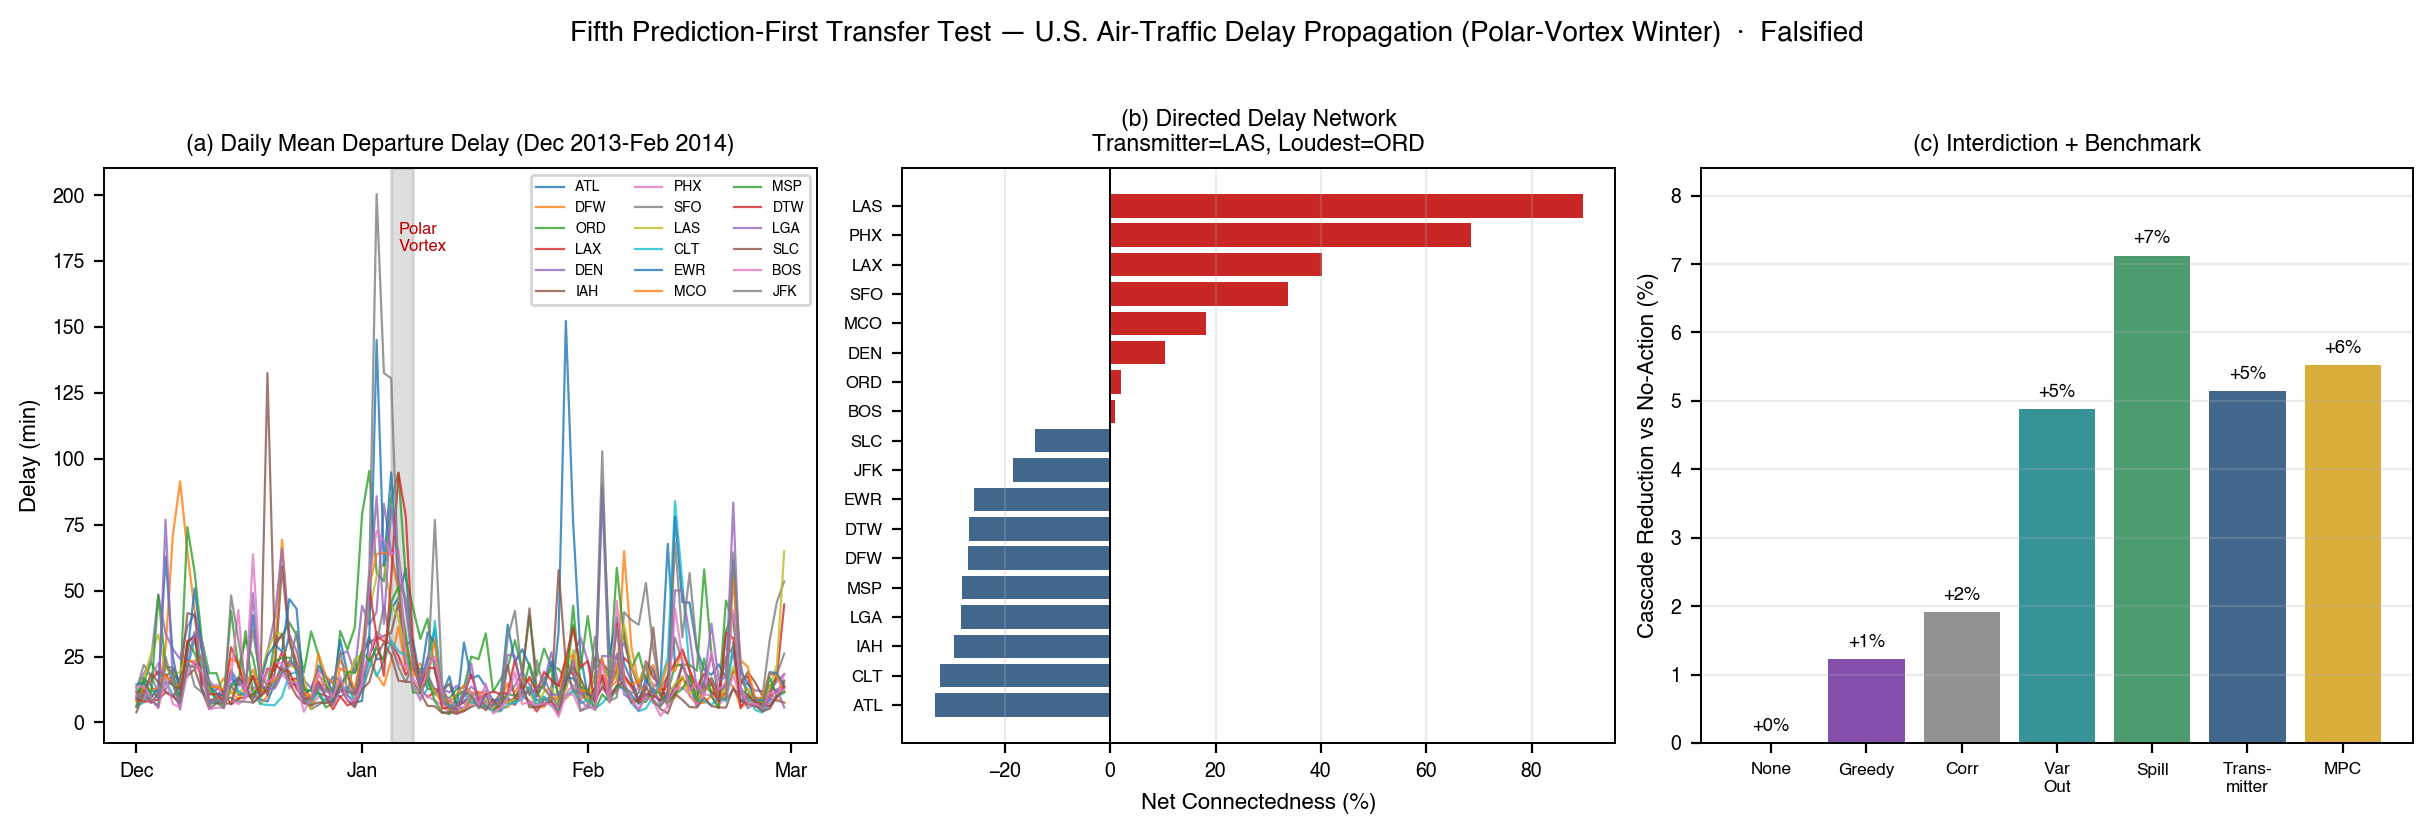

Reproduce this figure in Python.
"""
FIFTH pre-registered transfer test (flights_PREREGISTRATION.md) — U.S. air-traffic delay propagation, the
polar-vortex winter (1 Dec 2013 - 28 Feb 2014). A NEW domain CLASS: engineered-infrastructure / logistics,
a human-built transport network whose directed coupling comes from aircraft rotations and crew banking rather
than physics, biology or markets. Departure delays seed at a weather-hit hub and propagate downstream.

Same pipeline as smoke23 (COVID/flu/Asian-FX/wildfire-smoke). Verdict scored against the pre-registered
criteria. Honest either way.

Run: /tmp/lsa_venv/bin/python3 flights_transfer.py
"""
import sys, json, io, zipfile, urllib.request
import numpy as np, pandas as pd
from pathlib import Path
sys.path.insert(0, str(Path(__file__).parent.parent / "pilot_cross_tier"))
import lsa_capstone as L
import matplotlib; matplotlib.use("Agg")
import matplotlib.pyplot as plt
import matplotlib.dates as mdates
matplotlib.rcParams.update({"font.family": "sans-serif", "font.sans-serif": ["Helvetica", "Arial", "DejaVu Sans"],
    "font.size": 8, "axes.titlesize": 8.5, "axes.labelsize": 8, "xtick.labelsize": 7, "ytick.labelsize": 7,
    "legend.fontsize": 6.5, "axes.linewidth": 0.7, "savefig.dpi": 300})
CRIT, STEEL, GREEN, PURPLE, GREY, GOLD, TEAL = "#c00000", "#1f4e78", "#2e8b57", "#7030a0", "#7f7f7f", "#d4a017", "#138086"
BASE = Path(__file__).parent
CACHE = Path("/tmp/lsa_flights"); CACHE.mkdir(parents=True, exist_ok=True)

# pre-registered structural sets (committed before computing the network)
WEATHER = {"ORD", "EWR", "LGA", "JFK", "BOS", "DTW", "MSP", "DEN", "PHL"}
SUNBELT = {"ATL", "DFW", "IAH", "PHX", "LAS", "LAX", "MCO", "CLT"}

# ----------------------------------------------------------------------------- fetch + cache 3 BTS months
URL = "https://transtats.bts.gov/PREZIP/On_Time_Reporting_Carrier_On_Time_Performance_1987_present_{y}_{m}.zip"
MONTHS = [(2013, 12), (2014, 1), (2014, 2)]
frames = []
for y, m in MONTHS:
    f = CACHE / f"{y}_{m}.zip"
    if not f.exists():
        print(f"fetching BTS {y}-{m:02d} ...")
        data = urllib.request.urlopen(URL.format(y=y, m=m), timeout=180).read()
        f.write_bytes(data)
    else:
        print(f"using cached BTS {y}-{m:02d}")
    z = zipfile.ZipFile(f)
    csv_name = [n for n in z.namelist() if n.lower().endswith(".csv")][0]
    df = pd.read_csv(z.open(csv_name), usecols=["FlightDate", "Origin", "DepDelayMinutes", "Cancelled"], low_memory=False)
    frames.append(df)
raw = pd.concat(frames, ignore_index=True)
raw["FlightDate"] = pd.to_datetime(raw["FlightDate"])
raw = raw[(raw["FlightDate"] >= "2013-12-01") & (raw["FlightDate"] <= "2014-02-28")]
print(f"loaded {len(raw):,} flight rows over {raw['FlightDate'].nunique()} days")

# ----------------------------------------------------------------------------- top-18 airports by departure VOLUME
vol = raw.groupby("Origin").size().sort_values(ascending=False)
top = list(vol.index[:18])                                       # objective, outcome-independent rule
print("top-18 by departure volume:", top)
sub = raw[raw["Origin"].isin(top)]

# stress = daily mean DepDelayMinutes per origin (already floored at 0). cancellations excluded from primary signal.
daily = sub.groupby(["FlightDate", "Origin"])["DepDelayMinutes"].mean().reset_index()
M = daily.pivot(index="FlightDate", columns="Origin", values="DepDelayMinutes").sort_index()
M = M[top]                                                       # keep volume order
M = M.apply(lambda col: col.fillna(col.mean()), axis=0)         # fill missing days with column mean
names = list(M.columns); N = len(names); dates = M.index
S = M.copy()                                                    # panel M (days x airports), stress in minutes
S.to_csv(CACHE / "flights_panel.csv")                          # save for independent verification
print(f"flights: {N} airports, {len(S)} days (Dec 2013-Feb 2014); mean daily delay by airport:")
print("  " + "  ".join(f"{names[i]}:{S.iloc[:,i].mean():.0f}" for i in range(N)))

# ----------------------------------------------------------------------------- diagnose (DY connectedness)
Phi0, c0, Sig0 = L.fit_var_nonneg(S.values, ridge=5e-2)
TO, FROM, NET, tot = L.connectedness(L.gfevd(Phi0, Sig0))
transmitter = names[int(np.argmax(NET))]; loudest = names[int(np.argmax(S.mean().values))]
print(f"DY total connectedness {tot:.0f}% | net-transmitter = {transmitter} | loudest (mean delay) = {loudest}")
top_tx = [names[i] for i in np.argsort(-NET)[:3]]; top_rx = [names[i] for i in np.argsort(NET)[:3]]
print(f"top transmitters: {top_tx} | receivers: {top_rx}")

# ----------------------------------------------------------------------------- simulator + methods (as smoke23)
def project(a, x, B): a = np.clip(a, 0, x); s = a.sum(); return a * (B / s) if s > B else a
def stepf(Phi, c, x, a, rng): return np.clip(Phi @ np.clip(x - a, 0, None) + c + 0.05 * rng.standard_normal(len(x)), 0, None)
def alloc(score, x, B): w = np.clip(score, 0, None); return project(B * w / w.sum(), x, B) if w.sum() > 0 else np.zeros_like(x)
def greedy(x, B):
    a = np.zeros_like(x); rem = B
    for i in np.argsort(-x):
        g = min(x[i], rem); a[i] = g; rem -= g
        if rem <= 1e-9: break
    return a
def ctl_mpc(x, Phi, c, B, H, rng):
    n = len(x); mu = np.full((H, n), B / n); sd = np.full((H, n), B / 2)
    for _ in range(4):
        C = np.clip(rng.normal(mu, sd, (48, H, n)), 0, None); cost = np.zeros(48); sim = np.tile(x, (48, 1))
        for h in range(H):
            A = np.stack([project(C[j, h], sim[j], B) for j in range(48)])
            sim = np.clip((sim - A) @ Phi.T + c, 0, None); cost += sim.sum(1)
        el = C[np.argsort(cost)[:8]]; mu, sd = el.mean(0), el.std(0) + 1e-3
    return project(mu[0], x, B)
def s_corr(Phi, Sig):
    Sx = Sig.copy()
    for _ in range(300): Sx = Phi @ Sx @ Phi.T + Sig
    d = np.sqrt(np.clip(np.diag(Sx), 1e-9, None)); Cc = np.abs(Sx / np.outer(d, d)); np.fill_diagonal(Cc, 0); return Cc.sum(1)
def s_varout(Phi): A = np.abs(Phi).copy(); np.fill_diagonal(A, 0); return A.sum(0)
def s_spill(Phi, H=15):
    Mm = np.zeros_like(Phi); Pp = np.eye(len(Phi))
    for h in range(H + 1): Mm += np.abs(Pp); Pp = Pp @ Phi
    np.fill_diagonal(Mm, 0); return Mm.sum(0)
def rescale(Phi, rho=1.06):
    ev = max(abs(np.linalg.eigvals(Phi))); return Phi * (rho / ev) if ev > 1e-6 else Phi
def interdict(Phi, c, scores, B=2.0, T=16, H=4, seeds=16):
    S0 = np.maximum(S.values.mean(0), 0.5); out = {}
    for name in ["none", "greedy", "mpc"] + list(scores.keys()):
        tt = []
        for s in range(seeds):
            rng = np.random.default_rng(20 + s); x = S0.copy(); acc = 0.0
            for t in range(T):
                if name == "none": a = np.zeros_like(x)
                elif name == "greedy": a = greedy(x, B)
                elif name == "mpc": a = ctl_mpc(x, Phi, c, B, H, rng)
                else: a = alloc(scores[name], x, B)
                x = stepf(Phi, c, x, a, rng); acc += x.sum()
            tt.append(acc)
        out[name] = float(np.mean(tt))
    b = out["none"]; return {k: 100 * (1 - v / b) for k, v in out.items()}

scores = {"corr": s_corr(Phi0, Sig0), "var-out": s_varout(Phi0), "spillover": s_spill(Phi0), "transmitter": np.clip(NET, 0, None)}
red = interdict(rescale(Phi0), c0, scores)
print("\nInterdiction (cascade reduction vs no-action):")
for k in ["none", "greedy", "corr", "var-out", "spillover", "transmitter", "mpc"]: print(f"  {k:12s} {red[k]:+.0f}%")
alphas = [1.0, 0.75, 0.5, 0.25, 0.0]; adv = []
for a in alphas:
    Pa = a * Phi0 + (1 - a) * 0.5 * (Phi0 + Phi0.T); _, _, NETa, _ = L.connectedness(L.gfevd(Pa, Sig0))
    ra = interdict(rescale(Pa), c0, {"transmitter": np.clip(NETa, 0, None)}, seeds=10)
    adv.append(ra["transmitter"] - ra["greedy"])
print("Symmetrization null (transmitter - greedy advantage):", [round(v, 1) for v in adv])

# ----------------------------------------------------------------------------- verdict vs pre-registration
trans_vs_loud = transmitter != loudest
margin = red["transmitter"] / max(red["greedy"], 1e-6)
directed = adv[0] >= 5 and adv[-1] < adv[0] * 0.6
trans_weather = transmitter in WEATHER
trans_sunbelt = transmitter in SUNBELT
dir_beats_undir = min(red["var-out"], red["spillover"], red["transmitter"]) > red["corr"]
if trans_sunbelt:
    verdict = (f"FALSIFIED: the net-transmitter is {transmitter}, a Sun-Belt hub -- the pre-registered structural bet "
               f"(a cold-weather-exposed Northeast/Midwest hub) was wrong; reported honestly.")
elif trans_weather and trans_vs_loud and red["transmitter"] >= 1.8 * red["greedy"] and directed:
    verdict = (f"CONFIRMED (loudest != transmitter): the delay transmitter is {transmitter} (a weather-exposed hub) "
               f"while the loudest airport is {loudest}; transmitter-targeting beats greedy x{margin:.1f}, the directed "
               f"methods beat undirected correlation, and the edge collapses under symmetrization -- a confirmatory win "
               f"on a new domain class (engineered-infrastructure / logistics).")
elif trans_weather and (not trans_vs_loud) and directed:
    verdict = (f"REFINES (like flu): {transmitter} is BOTH the transmitter and the loudest, so the loudest-transmitter gap "
               f"is absent and transmitter-targeting ~ greedy (x{margin:.1f}) despite a directed network -- consistent with "
               f"the sharpened law (the operative quantity is the gap, not directedness alone).")
elif not directed:
    verdict = (f"SYMMETRIC NULL: winter delays look like a near-symmetric national common shock (DY {tot:.0f}%, "
               f"symmetrization barely changes the edge), so transmitter-targeting ~ greedy (x{margin:.1f}) -- the "
               f"no-leverage case the law predicts.")
else:
    verdict = "MIXED: reported honestly (see numbers)."
print(f"\ntransmitter={transmitter} (weather:{trans_weather}, sunbelt:{trans_sunbelt}), loudest={loudest} "
      f"(gap: {trans_vs_loud}); margin x{margin:.1f}; directed:{directed}")
print(f"VERDICT: {verdict}")

RES = dict(airports=names, n_days=int(len(S)), dy_total=round(float(tot), 1), transmitter=transmitter, loudest=loudest,
           top_transmitters=top_tx, top_receivers=top_rx,
           NET={names[i]: round(float(NET[i]), 2) for i in range(N)},
           mean_delay={names[i]: round(float(S.iloc[:, i].mean()), 2) for i in range(N)},
           interdiction={k: round(red[k], 1) for k in red}, symmetrization_advantage=[round(v, 1) for v in adv],
           transmitter_not_loudest=bool(trans_vs_loud), transmitter_weather_exposed=bool(trans_weather),
           transmitter_sunbelt=bool(trans_sunbelt), directed=bool(directed), dir_beats_undir=bool(dir_beats_undir),
           arro_over_greedy_x=round(float(margin), 2), verdict=verdict)
json.dump(RES, open(BASE / "flights_transfer_results.json", "w"), indent=2)
print("results -> flights_transfer_results.json")

# ----------------------------------------------------------------------------- figure
fig, ax = plt.subplots(1, 3, figsize=(12.2, 4.0))
a = ax[0]
for i in range(N): a.plot(dates, S.iloc[:, i], lw=0.8, alpha=.8, label=names[i])
a.axvspan(pd.Timestamp("2014-01-05"), pd.Timestamp("2014-01-08"), color=GREY, alpha=.25)
a.text(pd.Timestamp("2014-01-06"), a.get_ylim()[1]*.85, "Polar\nVortex", fontsize=6, color=CRIT)
a.xaxis.set_major_locator(mdates.MonthLocator()); a.xaxis.set_major_formatter(mdates.DateFormatter("%b"))
a.set_title("(a) Daily Mean Departure Delay (Dec 2013-Feb 2014)", fontsize=8.3); a.set_ylabel("Delay (min)")
a.legend(ncol=3, fontsize=5, loc="upper right")
a = ax[1]; oi = np.argsort(NET); cols = [CRIT if NET[i] > 0 else STEEL for i in oi]
a.barh([names[i] for i in oi], NET[oi], color=cols, alpha=.85); a.axvline(0, color="k", lw=.7)
a.set_title(f"(b) Directed Delay Network\nTransmitter={transmitter}, Loudest={loudest}", fontsize=8.3)
a.set_xlabel("Net Connectedness (%)"); a.tick_params(axis="y", labelsize=6); a.grid(alpha=.25, axis="x")
a = ax[2]; ks = ["none", "greedy", "corr", "var-out", "spillover", "transmitter", "mpc"]
cc = [CRIT, PURPLE, GREY, TEAL, GREEN, STEEL, GOLD]; vv = [red[k] for k in ks]
a.bar(range(len(ks)), vv, color=cc, alpha=.85); a.set_ylim(top=max(vv) * 1.18)
for i, v in enumerate(vv): a.text(i, v + max(vv) * 0.025, f"{v:+.0f}%", ha="center", fontsize=6.6, fontweight="bold")
a.set_xticks(range(len(ks))); a.set_xticklabels(["None", "Greedy", "Corr", "Var\nOut", "Spill", "Trans-\nmitter", "MPC"], fontsize=6.2)
a.set_ylabel("Cascade Reduction vs No-Action (%)"); a.set_title("(c) Interdiction + Benchmark", fontsize=8.3); a.grid(alpha=.25, axis="y")
fig.suptitle(f"Fifth Prediction-First Transfer Test — U.S. Air-Traffic Delay Propagation (Polar-Vortex Winter)  ·  {verdict.split(':')[0].split('(')[0].strip().capitalize()}",
             fontsize=10, fontweight="bold", y=1.02)
fig.tight_layout()
fig.savefig(BASE / "flights_transfer.pdf", bbox_inches="tight"); fig.savefig(BASE / "flights_transfer.png", dpi=200, bbox_inches="tight")
print("figure -> flights_transfer.pdf/.png")
